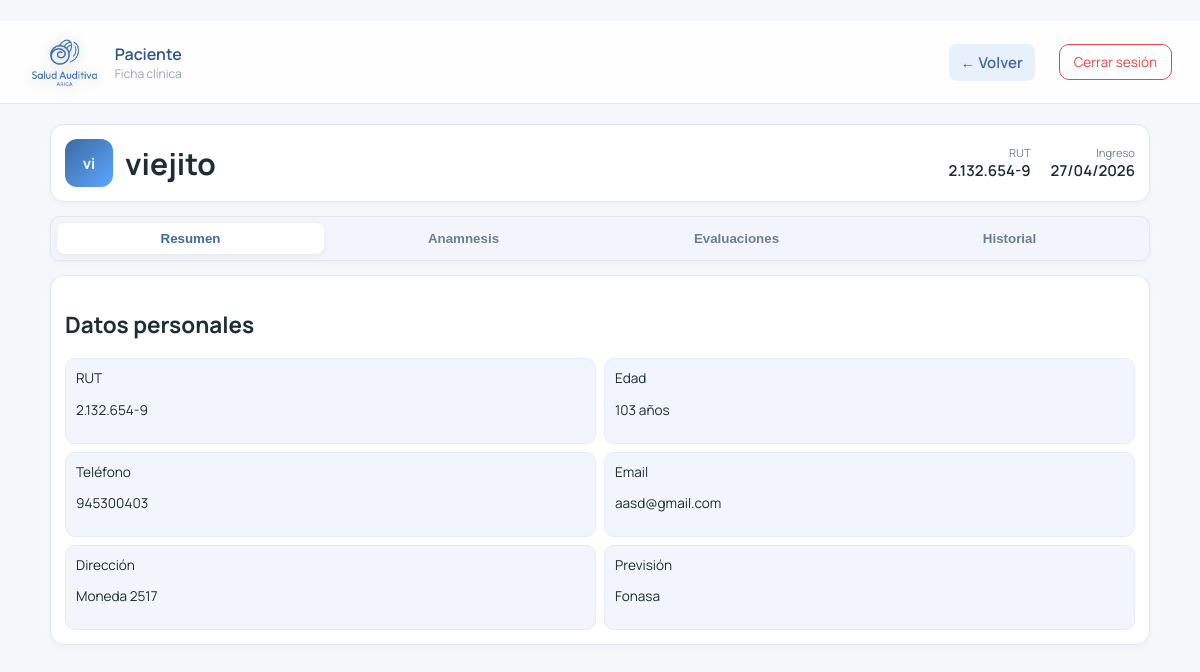
The page /paciente/7/ (signed in) on the database its author committed.
### Login/models.py (models this page shows, shortened)
class Paciente(models.Model):
    PREVISION_CHOICES = [
        ('fonasa', 'Fonasa'),
        ('isapre', 'Isapre'),
        ('capredena', 'Capredena'),
        ('dipreca', 'Dipreca')
    ]
    nombre = models.CharField(max_length=150)
    rut = models.CharField(max_length=12, unique=True)
    telefono = models.CharField(max_length=15, blank=True, null=True)
    fecha_nacimiento = models.DateField()
    direccion = models.CharField(max_length=255, blank=True, null=True)
    email = models.EmailField(blank=True, null=True)
    prevision = models.CharField(
        max_length=20,
        choices=PREVISION_CHOICES,
        default='fonasa'
    )
    creado = models.DateTimeField(auto_now_add=True)
    @property
    def edad(self):
        if not self.fecha_nacimiento:
            return None
        hoy = date.today()
        return hoy.year - self.fecha_nacimiento.year - (
            (hoy.month, hoy.day) < (self.fecha_nacimiento.month, self.fecha_nacimiento.day)
        )

### Login/views.py (the view)
# urls.py: path('paciente/<int:id>/', views.ver_paciente, name='ver_paciente'),
@login_required
def ver_paciente(request, id):
    paciente = get_object_or_404(Paciente, id=id)
    anamnesis = paciente.anamnesis.all().order_by('-fecha')
    evaluaciones = paciente.evaluaciones.all().order_by('-fecha')
    audiometrias = evaluaciones.filter(tipo='audiometria')
    impedancias = evaluaciones.filter(tipo='impedanciometria')
    otoscopias = evaluaciones.filter(tipo='otoscopia')
    otros = evaluaciones.filter(tipo='otro')
    return render(request, 'Login/ver_paciente.html', {
        'paciente': paciente,
        'anamnesis': anamnesis,
        'audiometrias': audiometrias,
        'impedancias': impedancias,
        'otoscopias': otoscopias,
        'otros': otros,
    })

### Login/templates/login/ver_paciente.html (shortened to what this page needs)
﻿{% load static %}
<!DOCTYPE html>
<html lang="es">
<head>
    <link rel="stylesheet" href="https://cdn.jsdelivr.net/npm/alertifyjs@1.13.1/build/css/alertify.min.css"/>
    <link rel="stylesheet" href="https://cdn.jsdelivr.net/npm/alertifyjs@1.13.1/build/css/themes/default.min.css"/>
    <link rel="stylesheet" href="{% static 'Login/css/ver_paciente.css' %}" />
</head>
<body>
<div class="header">
    <div class="header-left">
        <img src="{% static 'Login/img/logo-png.png' %}" alt="Logo" class="logo-header">
        <div class="header-text">
            <span class="title">Paciente</span>
            <span class="subtitle">Ficha clínica</span>
        </div>
    </div>
    <div class="header-right">
        <a href="{% url 'dashboard' %}" class="btn-back">← Volver</a>
        <a href="{% url 'logout' %}" class="btn-logout">Cerrar sesión</a>
    </div>
</div>
<main class="dashboard">
    <header class="topbar card">
        <div class="patient-main">
            <div class="avatar">
                {{ paciente.nombre|slice:":1" }}{{ paciente.nombre|slice:"1:2" }}
            </div>
            <div class="patient-info">
                <h1>{{ paciente.nombre }}</h1>
            </div>
        </div>
        <div class="patient-meta-right">
            <div>
                <span>RUT</span>
                <p>{{ paciente.rut }}</p>
            </div>
            <div>
                <span>Ingreso</span>
                <p>{{ paciente.creado|date:"d/m/Y" }}</p>
            </div>
        </div>
    </header>
    <section class="tabs card">
        <button class="tab active" onclick="openTab('resumen')">Resumen</button>
        <button class="tab" onclick="openTab('anamnesis')">Anamnesis</button>
        <button class="tab" onclick="openTab('evaluaciones')">Evaluaciones</button>
        <button class="tab" onclick="openTab('historial')">Historial</button>
    </section>
    <section class="tab-content">
        <div id="resumen" class="tab-pane active">
            <div class="card panel">
                <h2>Datos personales</h2>
                    <div class="info-grid">
                        <div><span>RUT</span><p>{{ paciente.rut }}</p></div>
                        <div>
                            <span>Edad</span>
                            <p>
                                {{ paciente.edad|default:"-" }} años
                            </p>
                        </div>
                        <div><span>Teléfono</span><p>{{ paciente.telefono }}</p></div>
                        <div><span>Email</span><p>{{ paciente.email }}</p></div>
                        <div><span>Dirección</span><p>{{ paciente.direccion }}</p></div>
                        <div><span>Previsión</span><p>{{ paciente.get_prevision_display }}</p></div>
                    </div>
            </div>
        </div>
    </section>
</main>
</body>
</html>

### Login/static/Login/css/ver_paciente.css (style rules this page uses)
:root { --bg: #f4f8fb; --card: #ffffff; --text: #1c2e33; --muted: #6b7f94; --line: #e1e8ef; --primary: #3f6aa3; --primary-light: #e8f0fb; --primary-dark: #2f4f7a; --accent: #5aa6ff; --soft: #f2f6fc; --danger: #ef4444; --radius: 14px; }
* { box-sizing: border-box; }
body { margin: 0; font-family: "Manrope", "Inter", sans-serif; background: var(--bg); color: var(--text); font-size: 15px; }
.header { background: rgba(255, 255, 255, 0.85); backdrop-filter: blur(12px); padding: 16px 28px; display: flex; justify-content: space-between; align-items: center; border-bottom: 1px solid #e2e8f0; }
.header-left, .header-right { display: flex; align-items: center; gap: 14px; }
.header-text { display: flex; flex-direction: column; }
.header-text .title { font-size: 16px; font-weight: 600; color: #2f5485; }
.header-text .subtitle { font-size: 12px; color: #94a3b8; }
.logo-header { height: 50px; width: auto; filter: drop-shadow(0 2px 6px rgba(0,0,0,0.2)); transition: transform 0.2s; }
.btn-logout { background: transparent; color: var(--danger); padding: 8px 14px; border: 1px solid var(--danger); border-radius: 10px; text-decoration: none; font-size: 13.5px; transition: 0.25s; }
.dashboard { width: min(1100px, 92%); margin: 20px auto; display: grid; gap: 14px; }
.card { background: var(--card); border: 1px solid var(--line); border-radius: var(--radius); padding: 14px; box-shadow: 0 2px 6px rgba(0,0,0,0.03); }
.topbar { display: flex; justify-content: space-between; align-items: center; }
.patient-main { display: flex; align-items: center; gap: 12px; }
.avatar { width: 48px; height: 48px; border-radius: 12px; background: linear-gradient(135deg, var(--primary), var(--accent)); color: white; display: grid; place-items: center; font-weight: bold; font-size: 0.95rem; }
.btn-back { background: var(--primary-light); color: var(--primary); padding: 8px 12px; border-radius: 8px; text-decoration: none; font-weight: 600; margin-right: 10px; transition: 0.2s; }
.patient-info h1 { margin: 0; }
.patient-meta-right { display: flex; gap: 20px; align-items: center; }
.patient-meta-right div { text-align: right; }
.patient-meta-right span { display: block; font-size: 0.7rem; color: var(--muted); }
.patient-meta-right p { margin: 0; font-weight: 600; color: var(--text); }
.tabs { display: flex; gap: 6px; background: var(--soft); padding: 6px; border-radius: 10px; }
.tab { flex: 1; border: none; background: transparent; padding: 8px; border-radius: 8px; cursor: pointer; font-weight: 600; color: var(--muted); transition: 0.2s; }
.tab.active { background: white; color: var(--primary); box-shadow: 0 2px 6px rgba(0,0,0,0.05); }
.tab-pane { display: none; }
.tab-pane.active { display: block; }
.info-grid { display: grid; grid-template-columns: repeat(2, 1fr); gap: 8px; }
.info-grid div { background: var(--soft); padding: 10px; border-radius: 10px; font-size: 0.85rem; border: 1px solid #e3edf7; }

### rows shown on the page
Paciente: nombre "v", nombre "i", nombre "viejito", rut "2.132.654-9", creado "27/04/2026", edad "103", telefono "945300403", email "aasd@gmail.com", direccion "Moneda 2517", prevision "Fonasa"
